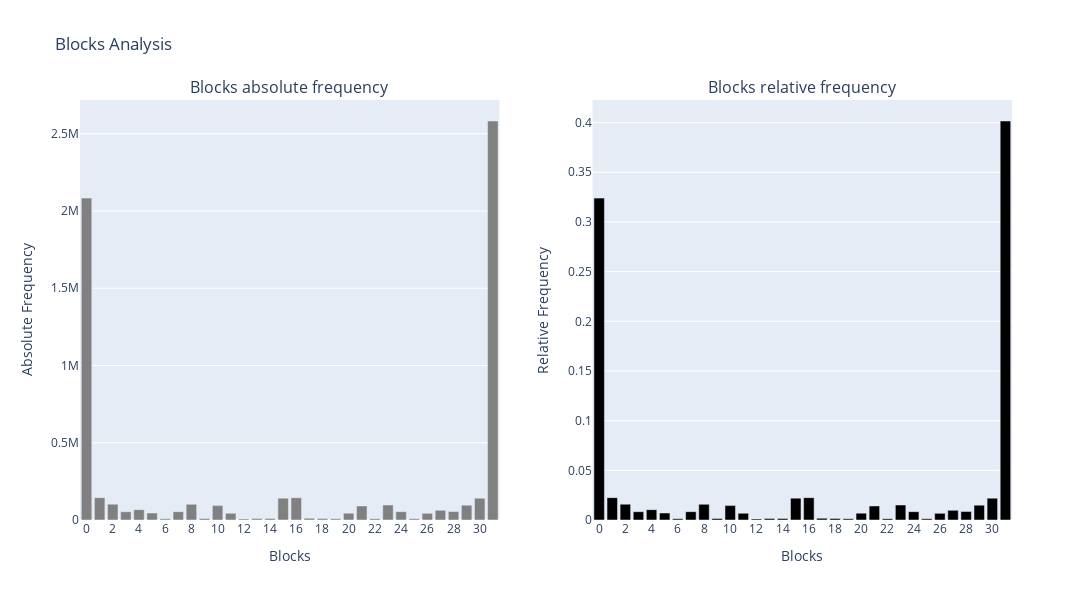

The notebook cell this image was saved under:
### Code cell
blocks_eth = blocks_size_5['ETHUSDT']
analyser = RandomnessAnalysis(blocks_df=blocks_eth, s=s)
frequencies_df = analyser.compute_blocks_frequencies()
plot_block_frequencies(frequencies_df)

### Figure 1 — Plotly figure (JSON) as saved in the notebook; plotly's stock layout.template omitted (floating-point values rounded to 4 significant figures)
{"data": [{"marker": {"color": "gray"}, "name": "Blocks absolute frequency", "type": "bar", "x": ["0", "1", "2", "3", "4", "5", "6", "7", "8", "9", "10", "11", "12", "13", "14", "15", "16", "17", "18", "19", "20", "21", "22", "23", "24", "25", "26", "27", "28", "29", "30", "31"], "xaxis": "x", "y": [2083471, 144559, 102448, 53664, 66837, 45146, 7998, 53915, 101640, 9723, 93104, 43318, 7169, 9317, 9638, 141490, 144405, 11487, 10281, 7883, 44425, 90916, 8629, 96948, 54052, 8270, 42977, 62507, 54813, 95915, 141148, 2582605], "yaxis": "y"}, {"marker": {"color": "black"}, "name": "Blocks relative frequency", "type": "bar", "x": ["0", "1", "2", "3", "4", "5", "6", "7", "8", "9", "10", "11", "12", "13", "14", "15", "16", "17", "18", "19", "20", "21", "22", "23", "24", "25", "26", "27", "28", "29", "30", "31"], "xaxis": "x2", "y": [0.324, 0.02248, 0.01593, 0.008345, 0.01039, 0.00702, 0.001244, 0.008384, 0.01581, 0.001512, 0.01448, 0.006736, 0.001115, 0.001449, 0.001499, 0.022, 0.02246, 0.001786, 0.001599, 0.001226, 0.006908, 0.01414, 0.001342, 0.01508, 0.008405, 0.001286, 0.006683, 0.00972, 0.008524, 0.01492, 0.02195, 0.4016], "yaxis": "y2"}], "layout": {"annotations": [{"font": {"size": 16}, "showarrow": false, "text": "Blocks absolute frequency", "x": 0.225, "xanchor": "center", "xref": "paper", "y": 1, "yanchor": "bottom", "yref": "paper"}, {"font": {"size": 16}, "showarrow": false, "text": "Blocks relative frequency", "x": 0.775, "xanchor": "center", "xref": "paper", "y": 1, "yanchor": "bottom", "yref": "paper"}], "height": 600, "showlegend": false, "title": {"text": "Blocks Analysis"}, "width": 1200, "xaxis": {"anchor": "y", "domain": [0, 0.45], "title": {"text": "Blocks"}}, "xaxis2": {"anchor": "y2", "domain": [0.55, 1], "title": {"text": "Blocks"}}, "yaxis": {"anchor": "x", "domain": [0, 1], "title": {"text": "Absolute Frequency"}}, "yaxis2": {"anchor": "x2", "domain": [0, 1], "title": {"text": "Relative Frequency"}}}}
